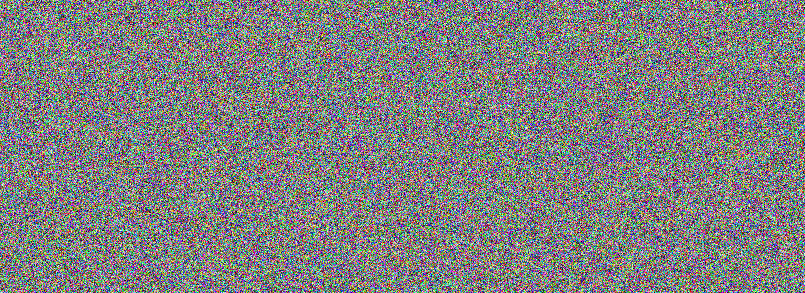
#> input picture problems/useless_dots/useless.png, 805 x 293 px
$ python sol.py
#> lines starting #> are read from the running program, lines starting #| are printed output that depends on the picture; after the words box and inside, x2 and y2 are one past the last pixel; in counts of white or black regions, pixels touching at a corner belong together
import Image

img = Image.open('useless.png')
#> img is the input picture: PIL image 805x293 RGB; mean R, G, B 127.4, 127.6, 127.4
w,l = img.size
#> w = 805; l = 293
pix = img.load()

for i in range(w):
    for j in range(l):
        if sum(pix[i,j]) % 2 == 0:
            pix[i,j] = (255,255,255)
        else:
            pix[i,j] = (0,0,0)

img.show()
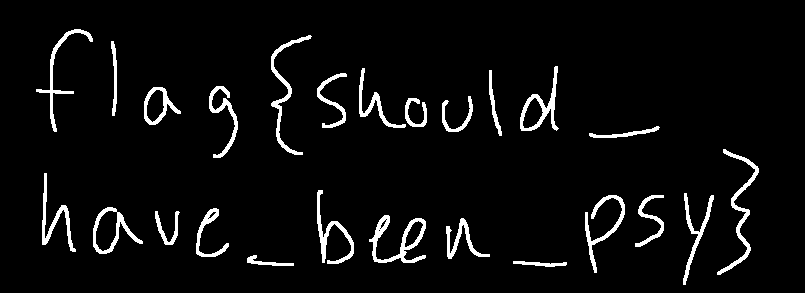
#> shown: PIL image 805x293 RGB; 4.8% white; 25 white regions, largest, box (x1, y1, x2, y2) and area: (369, 215, 426, 263) 838, (717, 149, 759, 275) 756, (271, 35, 312, 155) 681
